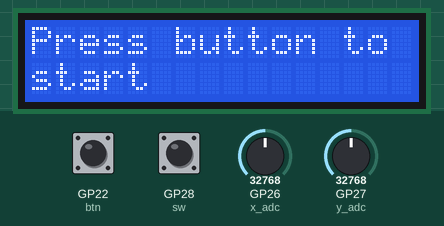
Recording of a program running on a simulated Raspberry Pi Pico running MicroPython. On the bench: 16×2 character LCD. Wiring (from the project's diagram.json): buzzer on GP15, button on GP22, joystick X on GP26, joystick Y on GP27, button joystick on GP28. Inputs (shaded band) come from the test bench; at power-on: GP22 (btn) HIGH, GP26 (x_adc) = 32768, GP28 (sw) HIGH, GP27 (y_adc) = 32768 (analog values on the 0–65535 scale). The clock reads 2024-03-15 10:24:30 at power-on unless the program sets it; library files of the repository ran but are not shown: pico_i2c_lcd.py, ds1307.py.

Above: at 5.0 s.
5.1 s: GP22 (btn) pulled LOW for 0.15 s
At 5.9 s:
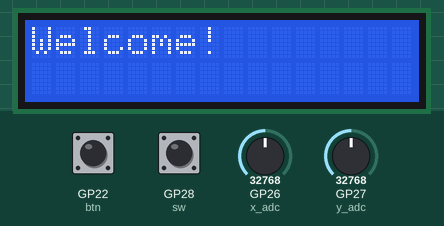
6.7 s: GP26 (x_adc) set to 59248
8.3 s: GP26 (x_adc) set to 60464
At 9.9 s:
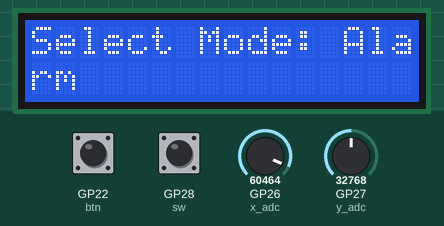
11.3 s: GP28 (sw) pulled LOW for 1 s
At 12.7 s:
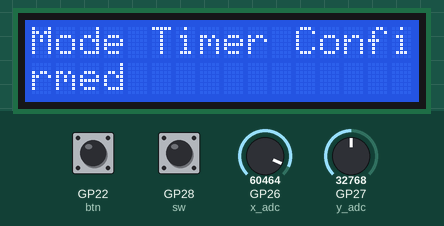
15.3 s: GP28 (sw) pulled LOW for 3.2 s
At 17.2 s:
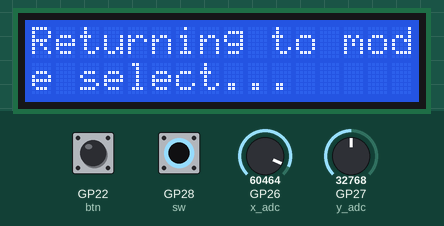
21.5 s: GP28 (sw) pulled LOW for 3.2 s
At 25.8 s:
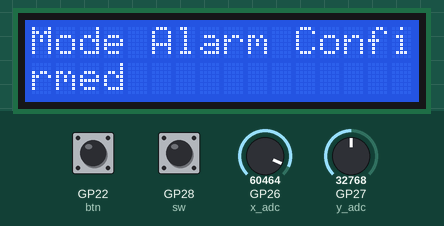
Timing chart, 0 to 27.2 s (numbered marks = the images above; inputs shaded):
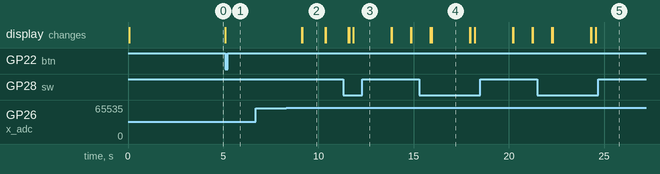

Measured:
- the behaviour switches between 60000 and 60016 on GP26 (x_adc) (found by bisection; images 1 and 2)
- after the input at 5.1 s, the display: first changes at once (image 1 shows a later state)
- after the input at 6.7 s, every drawn part: stays the same
- after the input at 8.3 s, the display: first changes after 0.82 s (image 2 shows a later state)
- after the input at 11.3 s, the display: first differs from a run without the input after 0.53 s (image 3)
- after the input at 15.3 s, the display: first differs from a run without the input after 0.64 s (image 4)
- after the input at 21.5 s, the display: first differs from a run without the input after 0.80 s (image 5 shows a later state)
- what the display in image 2 shows lasts 1.2 s, from 9.1 s to 10.3 s

The program:

main.py
```python
import utime
from machine import Pin, SoftI2C, PWM, ADC
from pico_i2c_lcd import I2cLcd
from ds1307 import DS1307
from time import sleep


I2C_ADDR = 0x27
ROWS, COLS = 2, 16
X_PIN, Y_PIN, SW_PIN = 26, 27, 28
B_PIN = 15
BUTTON_PIN = 22

MODE_CLOCK, MODE_TIMER, MODE_STOPWATCH, MODE_ALARM = 0, 1, 2, 3
mode = MODE_CLOCK
confirmed_mode = None
timer_start, stopwatch_start, alarm = None, None, None


i2c = SoftI2C(sda=Pin(0), scl=Pin(1), freq=400000)
lcd = I2cLcd(i2c, I2C_ADDR, ROWS, COLS)
rtc_i2c = SoftI2C(sda=Pin(2), scl=Pin(3))
rtc = DS1307(rtc_i2c)
x_adc = ADC(Pin(X_PIN))
y_adc = ADC(Pin(Y_PIN))
sw = Pin(SW_PIN, Pin.IN, Pin.PULL_UP)
buzzer = PWM(Pin(B_PIN))
btn = Pin(BUTTON_PIN, Pin.IN)

def update_lcd(txt):
    lcd.clear()
    lcd.putstr(txt)

def read_joystick():
    return x_adc.read_u16(), y_adc.read_u16(), sw.value()

def set_alarm(h, m):
    global alarm
    alarm = (h, m)
    update_lcd(f"Alarm Set: {h:02}:{m:02}")

def check_alarm():
    if alarm and rtc.datetime()[4:6] == alarm:
        update_lcd("Alarm ringing!")
        buzz()

def timer():
    global timer_start
    if timer_start is None:
        timer_start = utime.time()
        update_lcd("Timer started")
    else:
        elapsed = utime.time() - timer_start
        update_lcd(f"Timer: {elapsed // 60:02}:{elapsed % 60:02}")

def stopwatch():
    global stopwatch_start
    if stopwatch_start is None:
        stopwatch_start = utime.time()
        update_lcd("Stopwatch started")
    else:
        elapsed = utime.time() - stopwatch_start
        update_lcd(f"Stopwatch: {elapsed // 60:02}:{elapsed % 60:02}")

def buzz():
    buzzer.freq(1000)
    buzzer.duty_u16(32768)
    sleep(0.1)
    buzzer.duty_u16(0)

def btn_pressed():
    return btn.value() == 0

MODE_NAMES = ["Clock", "Timer", "Stopwatch", "Alarm"]

try:
    lcd.display_on()
    update_lcd("Press button to start")

    while not btn_pressed():
        pass

    update_lcd("Welcome!")
    sleep(2)

    while True:
        x, y, sw_val = read_joystick()

        if confirmed_mode is None:
            if x < 1000:
                mode = (mode + 1) % 4
                update_lcd(f"Select Mode: {MODE_NAMES[mode]}")
                sleep(0.2)
            elif x > 60000:
                mode = (mode - 1) % 4
                update_lcd(f"Select Mode: {MODE_NAMES[mode]}")
                sleep(0.2)

            if sw_val == 0:
                confirmed_mode = mode
                update_lcd(f"Mode {MODE_NAMES[confirmed_mode]} Confirmed")
                sleep(1)

        else:
            if confirmed_mode == MODE_CLOCK:
                t = rtc.datetime()
                update_lcd(f"Time: {t[4]:02}:{t[5]:02}:{t[6]:02}")
            elif confirmed_mode == MODE_TIMER:
                timer()
            elif confirmed_mode == MODE_STOPWATCH:
                stopwatch()
            elif confirmed_mode == MODE_ALARM:
                check_alarm()

            if sw_val == 0:
                confirmed_mode = None
                update_lcd("Returning to mode select...")
                sleep(1)

        sleep(1)

except KeyboardInterrupt:
    lcd.backlight_off()
    lcd.display_off()
```
